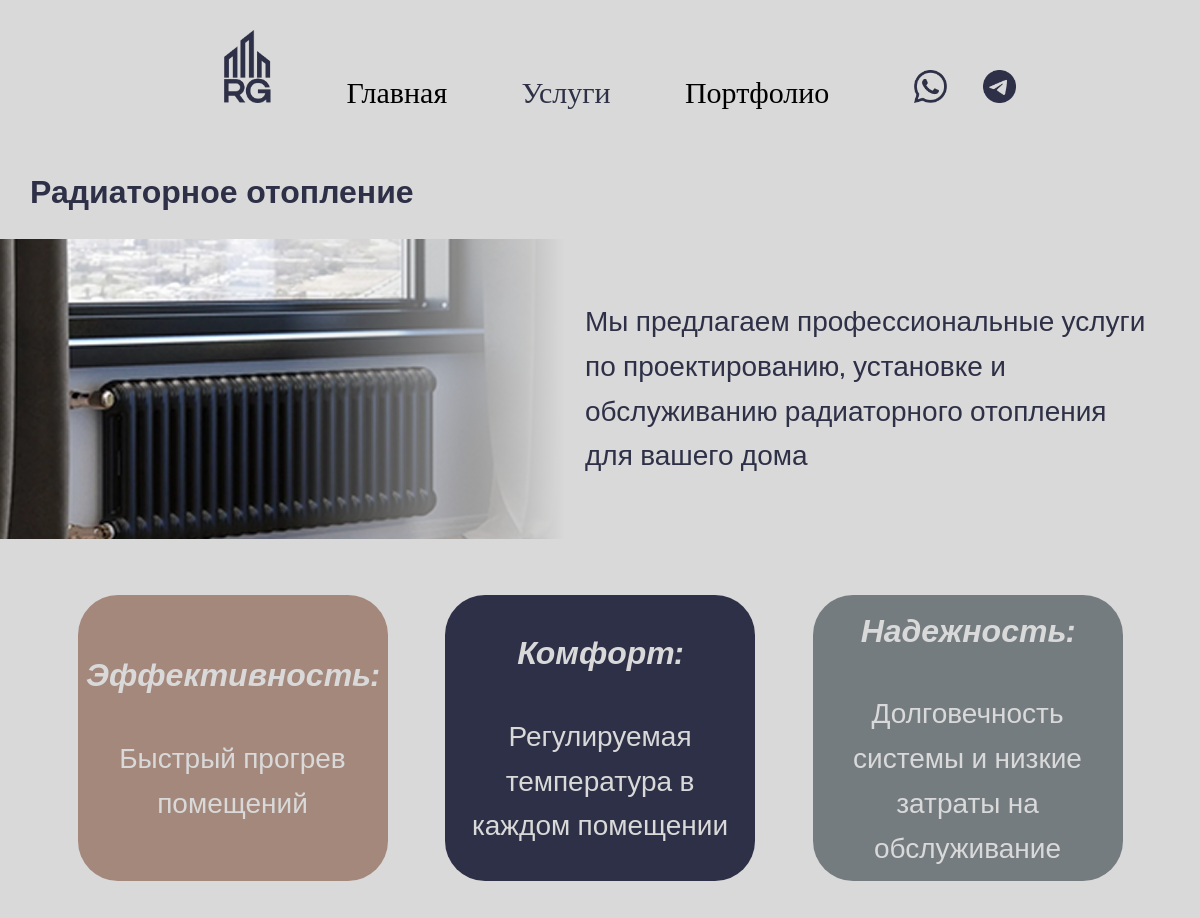
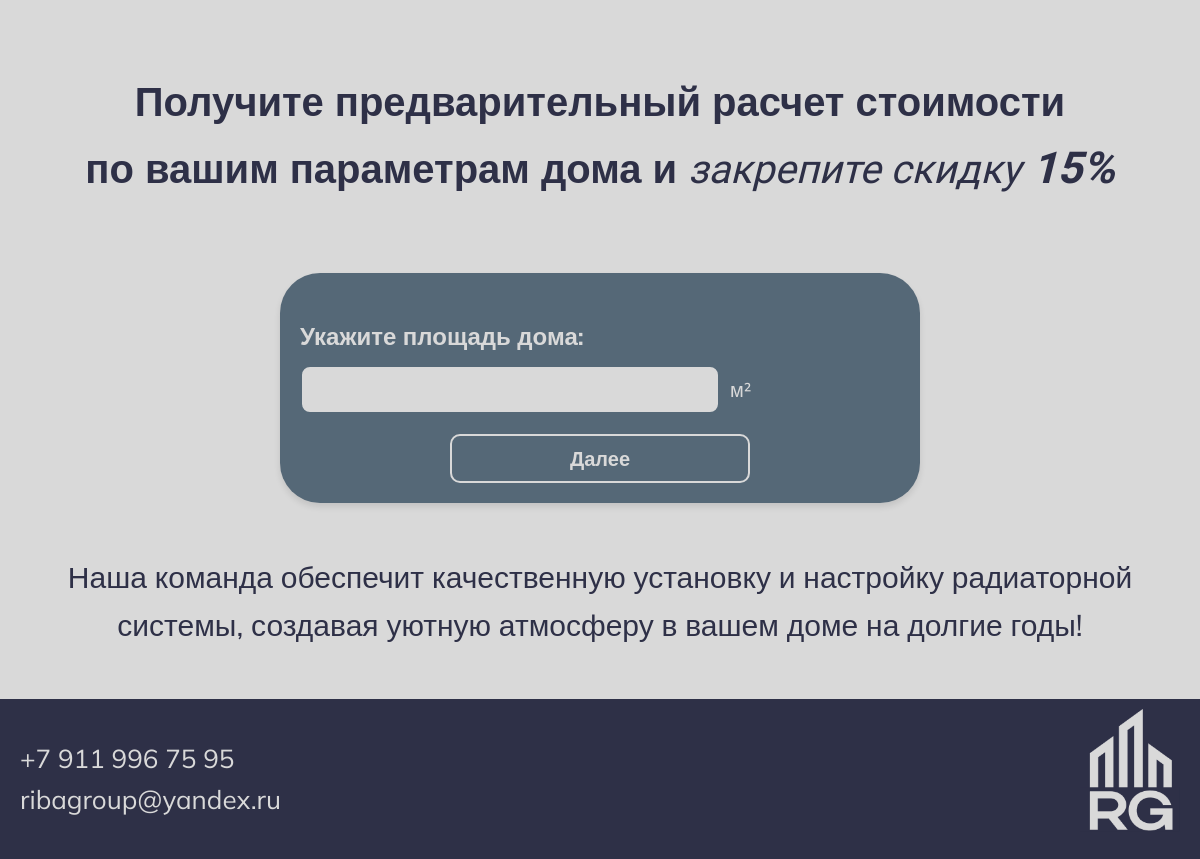
The page /service/radiatornoe_otoplenie/ on the database its author committed (2 pictures, top to bottom).
### ribaApp/models.py (models this page shows, shortened)
class Service(models.Model):
    url_title = models.CharField(max_length=100, verbose_name='Название услуги для ссылки')
    name = models.CharField(max_length=100, verbose_name='Название услуги')
    description = models.CharField(max_length=500, verbose_name="Краткое описание для карточки рядом с картинкой")
    description_bottom = models.CharField(max_length=500, verbose_name="Краткое описание для карточки внизу")
    main_photo = models.ImageField(verbose_name="Главное фото карточки")

class Question(models.Model):
    text = models.CharField(max_length=255, verbose_name="Текст вопроса")
    MULTIPLE_CHOICE = 'MC'
    SINGLE_CHOICE = 'SC'
    OPEN = 'O'
    QUESTION_TYPE_CHOICES = [
        (MULTIPLE_CHOICE, 'Несколько вариантов'),
        (SINGLE_CHOICE, 'Один вариант'),
        (OPEN, 'Открытый ответ')
    ]
    question_type = models.CharField(
        max_length=2,
        choices=QUESTION_TYPE_CHOICES,
        default=SINGLE_CHOICE,
        verbose_name="Тип вопроса"
    )
    EXPECTED_TEXT = 'text'
    EXPECTED_NUMBER = 'number'
    EXPECTED_ANSWER_CHOICES = [
        (EXPECTED_TEXT, 'Текст'),
        (EXPECTED_NUMBER, 'Число'),
    ]
    expected_answer_type = models.CharField(
        max_length=10,
        choices=EXPECTED_ANSWER_CHOICES,
        default=EXPECTED_TEXT,
        verbose_name="Ожидаемый тип открытого ответа"
    )

### ribaApp/views.py (the view, shortened to what this page needs)
# urls.py: path("service/<str:service_name>/", views.service, name="Услуга"),
def service(request, service_name):
    this_service = get_object_or_404(Service, url_title=service_name)
    previous_service = request.session.get('current_service')
    if previous_service != service_name:
        keys_to_remove = ['current_question_index', 'selected_answers', 'open_answers', 'submitted_contact']
        for key in keys_to_remove:
            request.session.pop(key, None)
        request.session['current_service'] = service_name  # Устанавливаем новую услугу
    advantages = {
        "montazh_kotelnogo_oborudovaniya": {
            "Энергоэффективность": "Современные котлы помогут снизить расходы на отопление",
            "Надежность": "Установка качественного оборудования гарантирует долгую и безопасную эксплуатацию",
            "Индивидуальный подход": "Подбор котла в зависимости от площади и потребностей вашего дома",
        },
        "radiatornoe_otoplenie": {
            "Эффективность": "Быстрый прогрев помещений",
            "Комфорт": "Регулируемая температура в каждом помещении",
            "Надежность": "Долговечность системы и низкие затраты на обслуживание",
        },
        "vodyanoy_teplyy_pol": {
            "Комфорт": "Обеспечивает приятное тепло от пола",
            "Экономия": "Уменьшает затраты на отопление",
            "Эстетика": "Не занимает место и скрыт под покрытием",
        },
        "vnutrennee_vodosnabzhenie": {
            "Качество": "Используем только сертифицированные материалы для долговечности системы",
            "Эффективность": "Оптимальное распределение воды и высокая производительность",
            "Индивидуальный подход": "Проектирование системы с учетом особенностей вашего дома",
        }
    }
    questions = Question.objects.all().order_by('id')
    total_questions = len(questions)
    current_question_index = request.session.get('current_question_index', 0)
    current_question = questions[current_question_index]
    if request.method == 'POST':
        form = TestForm(request.POST, questions=[current_question])
        if form.is_valid():
            if current_question.question_type == Question.OPEN:
                answer_text = form.cleaned_data.get('question', '')
                if isinstance(answer_text, str):  # Проверяем, что это строка
                    answer_text = answer_text.strip()  # Убираем лишние пробелы
                    if answer_text:  # Проверяем, что ответ не пустой
                        open_answers = request.session.get('open_answers', [])
                        open_answers.append({
                            'question': current_question.id,
                            'answer': answer_text
                        })
                        request.session['open_answers'] = open_answers
            else:
                selected_answers = request.session.get('selected_answers', [])
                new_answers = form.cleaned_data.get('question', [])
                if not isinstance(new_answers, list):  # Если ответ не список, делаем его списком
                    new_answers = [new_answers]
                for answer_id in new_answers:
                    if answer_id not in selected_answers:  # Проверяем, что ответ еще не добавлен
                        selected_answers.append(answer_id)
                request.session['selected_answers'] = selected_answers
            request.session['current_question_index'] = current_question_index + 1
            return redirect('Услуга', service_name=service_name)
    else:
        form = TestForm(questions=[current_question])
    return render(request, 'service.html', {
        'service': this_service,
        'advantages': advantages.get(service_name, {}),
        'form': form,
        'current_question': current_question,
        'stage': 'questions'
    })

### ribaApp/forms.py (shortened to what this page needs)
class TestForm(forms.Form):
    def __init__(self, *args, **kwargs):
        questions = kwargs.pop('questions', [])
        super().__init__(*args, **kwargs)
        if len(questions) != 1:
            raise ValueError("Форма поддерживает только один вопрос за раз.")
        question = questions[0]
        self.question = question
        if question.question_type == Question.OPEN:
            if question.expected_answer_type == Question.EXPECTED_NUMBER:
                self.fields['question'] = forms.IntegerField(
                    label=question.text,
                    required=True,
                    widget=forms.NumberInput(attrs={'placeholder': 'Введите число'}),
                    error_messages={
                        'invalid': 'Вы должны ввести число.',
                    }
                )
            else:
                self.fields['question'] = forms.CharField(
                    label=question.text,
                    required=True,
                    widget=forms.TextInput(attrs={'placeholder': 'Введите текст'}),
                )

### ribaApp/templates/service.html (shortened to what this page needs)
{% extends 'base.html' %}
{% load static %}
{% block extra_styles %}
<link rel="stylesheet" type="text/css" href="{% static 'css/style_service.css' %}">
{% endblock %}
{% block content %}
<h1>{{ service.name }}</h1>
<section class="header">
    <div class="image-container">
        <img src="{{ service.main_photo.url }}" alt="{{ service.name }}">
    </div>
    <p>{{ service.description }}</p>
</section>
<section class="advantages">
    <ul>
    {% for key, value in advantages.items %}
    <li>
        <strong>{{ key }}:</strong> <br>
        <span class="value">{{ value }}</span>
    </li>
    {% endfor %}
</ul>
</section>
<section class="sale">
    <p>
        Получите предварительный расчет стоимости <br>по вашим параметрам дома и <span class="italic">закрепите скидку</span> <span class="italic-bold">15%</span>
    </p>
</section>
<section class="test-form" id="test-form">
    {% if stage == 'questions' %}
    <form method="post" class="questions-form" onsubmit="saveScrollPosition()">
        {% for field in form %}
            <div class="form-group">
                <p class="question-text">{{ field.label }}</p>
                {% if field.field.widget.input_type == 'radio' %}
                    {% for choice in field.field.choices %}
                        <div class="choice-group">
                            <input type="radio"
                                   id="{{ field.name }}_{{ forloop.counter }}"
                                   name="{{ field.name }}"
                                   value="{{ choice.0 }}"
                                   class="choice-input">
                            <label for="{{ field.name }}_{{ forloop.counter }}" class="choice-label">
                                {{ choice.1 }}
                            </label>
                        </div>
                    {% endfor %}
                {% else %}
                    {% if field.field.widget.input_type == 'number' %}
                        <div class="input-with-unit">
                        <input type="text"
                               id="{{ field.id_for_label }}"
                               name="{{ field.name }}"
                               class="number-input"
                               pattern="\d*"
                               title="Пожалуйста, введите только цифры">
                        <span class="unit">м²</span>
                        </div>
                    {% else %}
                        {{ field }}
                    {% endif %}
                {% endif %}
            </div>
        {% endfor %}
        <button type="submit" class="form-submit">Далее</button>
    </form>
    {% endif %}
</section>
<section class="desk-bottom">
    <p>{{ service.description_bottom }}</p>
</section>
{% endblock %}

### ribaGroup/static/css/style.css (style rules this page uses)
html, body { margin: 0; padding: 0; height: 100%; }
body { background-color: #D9D9D9; display: flex; flex-direction: column; }

### ribaGroup/static/css/style_service.css (style rules this page uses)
body { margin: 0; padding: 0; font-family: 'Mulish', sans-serif; color: #2E3047; background-color: #D9D9D9; line-height: 1.6; }
h1 { font-family: 'Mulish', sans-serif; font-weight: 700; font-size: 32px; color: #2E3047; padding-left: 30px; margin-top: 20px; }
.header { display: flex; align-items: center; background-color: #D9D9D9; margin-bottom: 20px; }
.image-container { padding-left: 0; margin-left: 0; position: relative; width: 50%; height: 300px; overflow: hidden; }
.image-container img { width: 100%; height: 100%; object-fit: cover; }
.image-container::after { content: ''; position: absolute; top: 0; right: 0; width: 50%; height: 100%; background: linear-gradient(to right, rgba(217, 217, 217, 0), #D9D9D9); z-index: 1; }
.header p { width: 50%; padding-left: 20px; padding-right: 50px; font-size: 28px; font-weight: SemiBold; color: #2E3047; }
.advantages { padding: 20px; background-color: #D9D9D9; margin-bottom: 20px; }
.advantages ul { display: flex; justify-content: space-evenly; list-style: none; padding: 0; align-content: center; }
.advantages li { width: 25%; min-height: 150px; text-align: center; color: #D9D9D9; border-radius: 40px; padding: 10px; display: flex; flex-direction: column; justify-content: center; align-items: center; }
.advantages li strong { font-family: 'Mulish', sans-serif; font-weight: 700; font-size: 32px; font-style: italic; color: #D9D9D9; margin-bottom: 10px; }
.value { font-family: 'Mulish', sans-serif; font-weight: 400; font-size: 28px; color: #D9D9D9; }
.advantages li:nth-child(1) { background-color: #A4887C }
.advantages li:nth-child(2) { background-color: #2E3047 }
.advantages li:nth-child(3) { background-color: #757C80 }
.sale { min-height: 10px; max-height: 250px; }
.sale p { text-align: center; padding: 30px; font-family: 'Mulish', sans-serif; font-weight: 700; font-size: 40px; color: #2E3047; }
.italic { font-family: 'Georgia', sans-serif; font-weight: 400; font-size: 40px; font-style: italic; color: #2E3047; }
.italic-bold { font-family: 'Georgia', sans-serif; font-weight: 700; font-size: 44px; font-style: italic; color: #2E3047; }
.test-form { max-width: 600px; margin: 0 auto; padding: 20px; background-color: #556877; border-radius: 40px; box-shadow: 0 4px 6px rgba(0, 0, 0, 0.1); }
.form-group { margin-bottom: 20px; }
.question-text { font-family: 'Mulish', sans-serif; font-weight: 700; font-size: 24px; color: #D9D9D9; margin-bottom: 10px; }
.form-submit { display: block; width: 50%; padding: 10px; margin-left: auto; margin-right: auto; font-family: 'Mulish', sans-serif; font-weight: 700; font-size: 20px; color: #D9D9D9; background-color: transparent; border: 2px solid #D9D9D9; border-radius: 10px; cursor: pointer; transition: background-color 0.3s ease, color 0.3s ease; }
.number-input { width: 70%; padding: 10px; font-size: 20px; color: #2E3047; background-color: #D9D9D9; border: 2px solid #556877; border-radius: 10px; font-family: 'Mulish', sans-serif; font-weight: 400; box-sizing: border-box; transition: border-color 0.3s ease; }
.input-with-unit { display: flex; align-items: center; gap: 10px; }
.unit { font-size: 20px; color: #D9D9D9; font-family: 'Mulish', sans-serif; font-weight: 400; }
.desk-bottom { min-height: 50px; max-height: 150px; margin: 50px; font-family: 'Mulish', sans-serif; font-size: 30px; font-weight: SemiBold; color: #2E3047; text-align: center; }

### rows shown on the page
Service: name "Радиаторное отопление", main_photo (picture), description "Мы предлагаем профессиональные услуги по проектированию, установке и обслуживанию радиаторного отопления для вашего дома", description_bottom "Наша команда обеспечит качественную установку и настройку радиаторной системы, создавая уютную атмосферу в вашем доме на долгие годы!"
Question: label "Укажите площадь дома:"

### other values the page prints
{{ key }} "Эффективность" "Комфорт" "Надежность"
{{ value }} "Быстрый прогрев помещений" "Регулируемая температура в каждом помещении" "Долговечность системы и низкие затраты на обслуживание"
